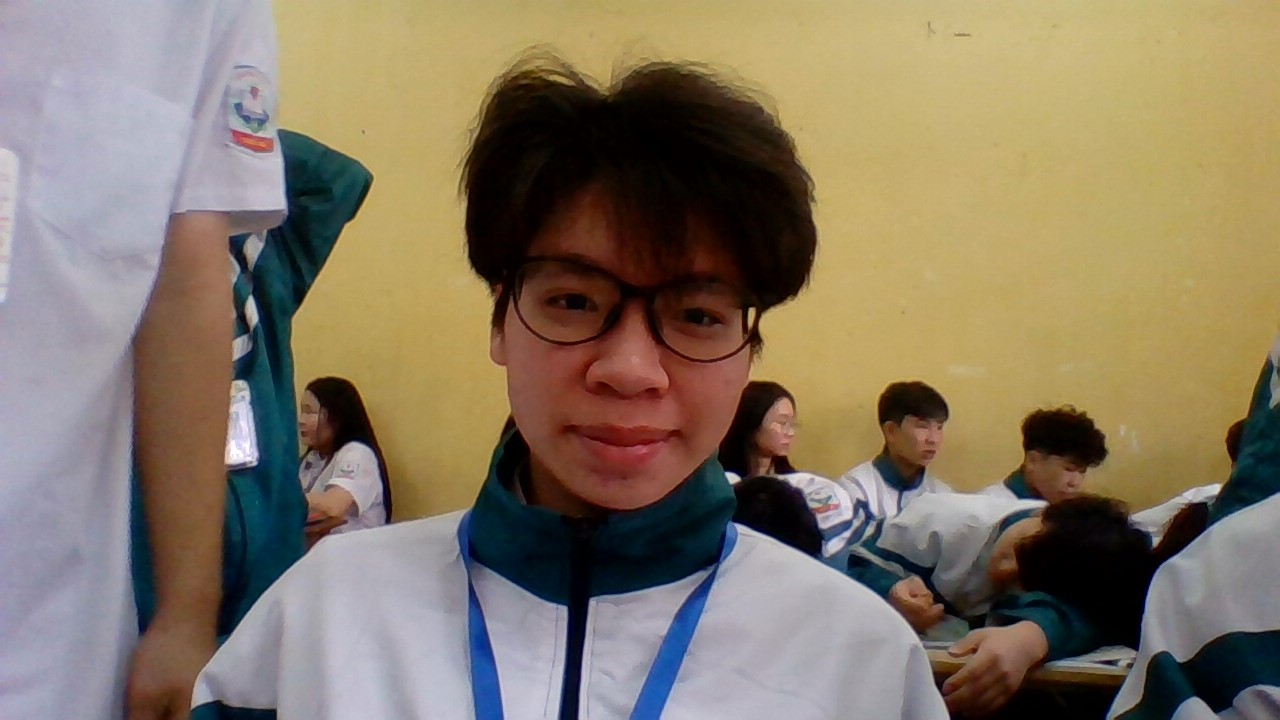
#> input picture dataset/04/WIN_20260311_09_35_47_Pro.jpg, 1280 x 720 px; its folder holds only this picture in this run
$ python Training.py
#> lines starting #> are read from the running program, lines starting #| are printed output that depends on the picture
import cv2
import os
import numpy as np

dataset_path = "dataset"

faces = []
labels = []
label_dict = {}
current_label = 0

face_cascade = cv2.CascadeClassifier(
    cv2.data.haarcascades + "haarcascade_frontalface_default.xml"
)

for person_name in os.listdir(dataset_path):
    label_dict[current_label] = person_name
    person_folder = os.path.join(dataset_path, person_name)

    for image_name in os.listdir(person_folder):
        img_path = os.path.join(person_folder, image_name)
        img = cv2.imread(img_path)
#> img is the input picture: shape (720, 1280, 3); mean B, G, R 99.9, 119.7, 133.1
        gray = cv2.cvtColor(img, cv2.COLOR_BGR2GRAY)
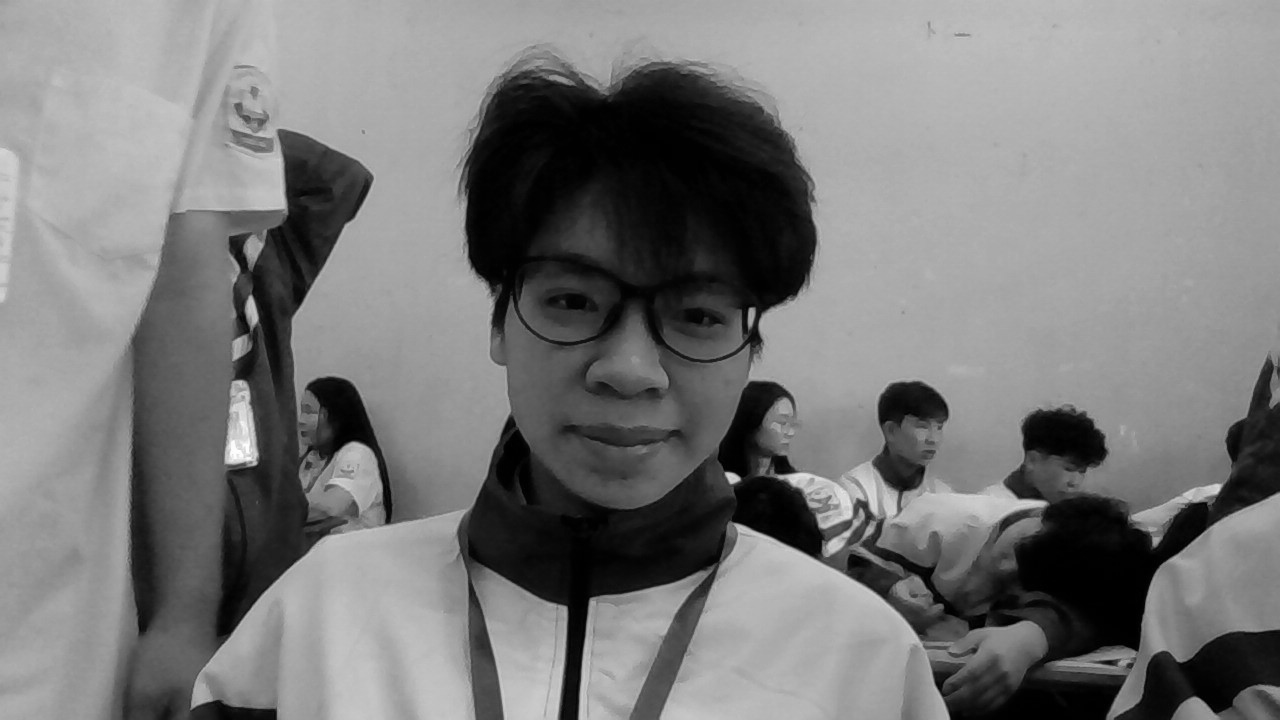
#> gray: shape (720, 1280); min 0, max 254, mean 121.5

        detected_faces = face_cascade.detectMultiScale(gray, 1.2, 5)
#> detected_faces = [[460, 196, 316, 316]]

        for (x, y, w, h) in detected_faces:
            face = gray[y:y+h, x:x+w]
            face = cv2.resize(face, (200, 200))
            faces.append(face)
            labels.append(current_label)
#> this loop made 1 pass
#> pass 1, `face = gray[y:y+h, x:x+w]`:
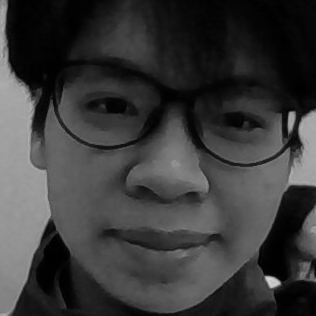
#> face: shape (316, 316); min 0, max 213, mean 57.9
#> after the loop, faces = 1 item; labels = [0]

    current_label += 1
#> pass 2 of the loop `for person_name in os.listdir(dataset_path):`:
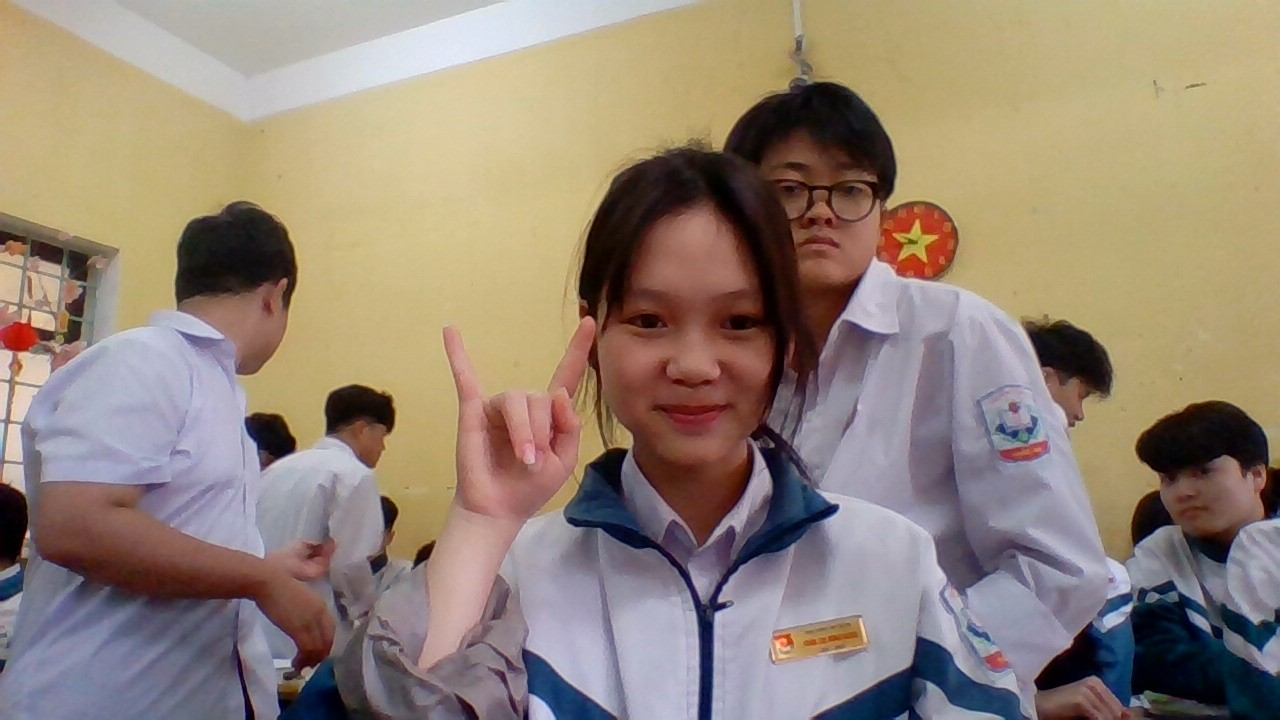
#> input picture dataset/12/WIN_20260311_09_42_40_Pro.jpg, 1280 x 720 px
#> img is the input picture: shape (720, 1280, 3); mean B, G, R 118.9, 133, 148.5
#> `gray = cv2.cvtColor(img, cv2.COLOR_BGR2GRAY)`:
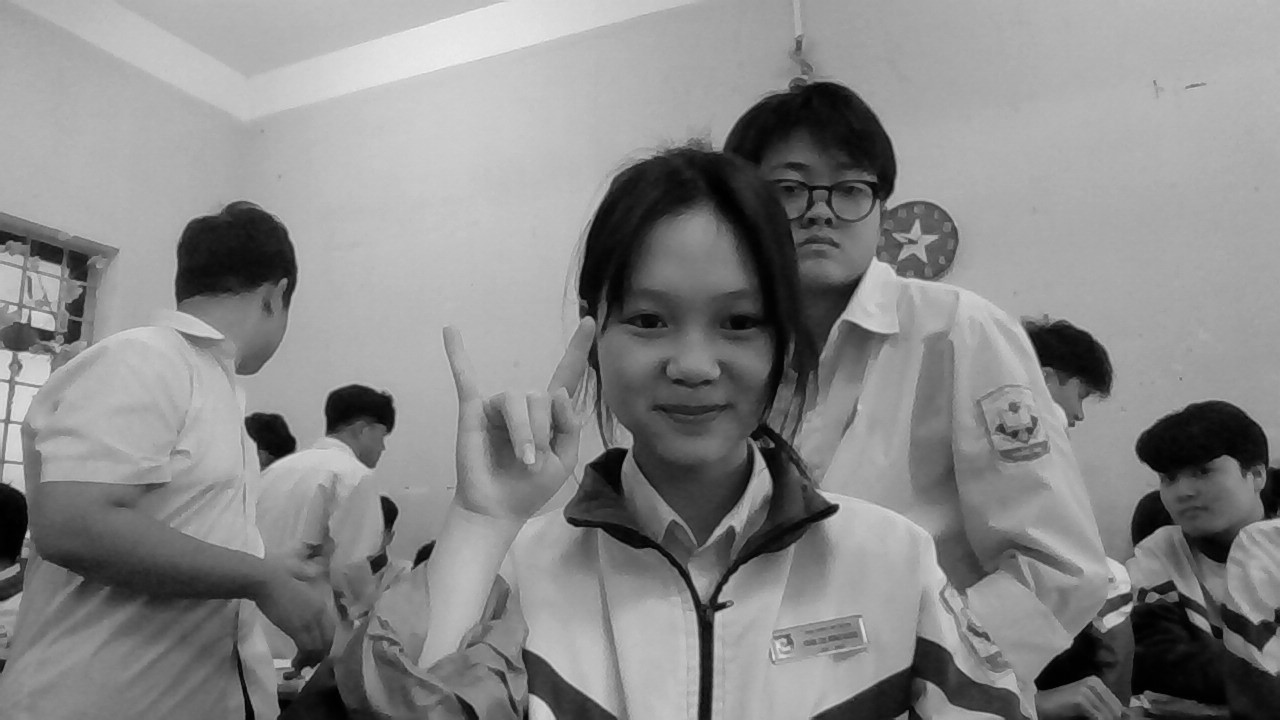
#> gray: shape (720, 1280); min 0, max 240, mean 136
#> detected_faces = [[575, 234, 232, 232]]
#> the loop `for (x, y, w, h) in detected_faces:` made 1 pass
#> pass 1, `face = gray[y:y+h, x:x+w]`:
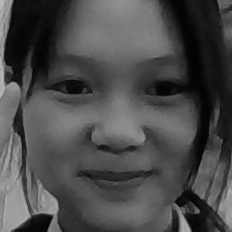
#> face: shape (232, 232); min 1, max 192, mean 74.5
#> after the loop `for (x, y, w, h) in detected_faces:`: faces = 2 items; labels = [0, 1]

recognizer = cv2.face.LBPHFaceRecognizer_create()
recognizer.train(faces, np.array(labels))
recognizer.save("face_model.yml")

print("Training xong!")

import pickle

with open("labels.pickle", "wb") as f:
    pickle.dump(label_dict, f)
